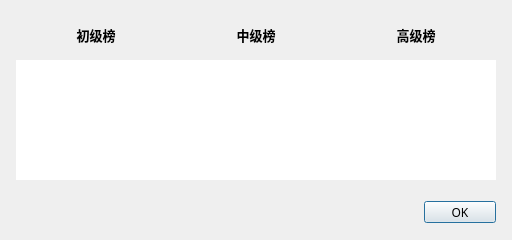
<?xml version="1.0" encoding="UTF-8"?>
<ui version="4.0">
 <class>RecordDialog</class>
 <widget class="QDialog" name="RecordDialog">
  <property name="geometry">
   <rect>
    <x>0</x>
    <y>0</y>
    <width>512</width>
    <height>240</height>
   </rect>
  </property>
  <property name="minimumSize">
   <size>
    <width>512</width>
    <height>240</height>
   </size>
  </property>
  <property name="maximumSize">
   <size>
    <width>512</width>
    <height>240</height>
   </size>
  </property>
  <property name="font">
   <font>
    <family>微软雅黑</family>
   </font>
  </property>
  <property name="windowTitle">
   <string>排行榜 Mine Sweeper</string>
  </property>
  <widget class="QPushButton" name="closeButton">
   <property name="geometry">
    <rect>
     <x>424</x>
     <y>201</y>
     <width>72</width>
     <height>22</height>
    </rect>
   </property>
   <property name="font">
    <font>
     <family>微软雅黑</family>
    </font>
   </property>
   <property name="text">
    <string>OK</string>
   </property>
  </widget>
  <widget class="QTableWidget" name="tableWidget1">
   <property name="geometry">
    <rect>
     <x>16</x>
     <y>60</y>
     <width>160</width>
     <height>120</height>
    </rect>
   </property>
   <property name="styleSheet">
    <string notr="true"/>
   </property>
   <property name="frameShape">
    <enum>QFrame::NoFrame</enum>
   </property>
   <property name="frameShadow">
    <enum>QFrame::Plain</enum>
   </property>
   <property name="lineWidth">
    <number>0</number>
   </property>
   <property name="verticalScrollBarPolicy">
    <enum>Qt::ScrollBarAlwaysOff</enum>
   </property>
   <property name="horizontalScrollBarPolicy">
    <enum>Qt::ScrollBarAlwaysOff</enum>
   </property>
   <property name="autoScroll">
    <bool>false</bool>
   </property>
   <property name="autoScrollMargin">
    <number>0</number>
   </property>
   <property name="editTriggers">
    <set>QAbstractItemView::NoEditTriggers</set>
   </property>
   <property name="tabKeyNavigation">
    <bool>false</bool>
   </property>
   <property name="showDropIndicator" stdset="0">
    <bool>false</bool>
   </property>
   <property name="dragDropOverwriteMode">
    <bool>false</bool>
   </property>
   <property name="alternatingRowColors">
    <bool>true</bool>
   </property>
   <property name="selectionMode">
    <enum>QAbstractItemView::NoSelection</enum>
   </property>
   <property name="textElideMode">
    <enum>Qt::ElideNone</enum>
   </property>
   <property name="verticalScrollMode">
    <enum>QAbstractItemView::ScrollPerPixel</enum>
   </property>
   <property name="horizontalScrollMode">
    <enum>QAbstractItemView::ScrollPerPixel</enum>
   </property>
   <property name="showGrid">
    <bool>false</bool>
   </property>
   <property name="gridStyle">
    <enum>Qt::NoPen</enum>
   </property>
   <property name="sortingEnabled">
    <bool>false</bool>
   </property>
   <property name="wordWrap">
    <bool>false</bool>
   </property>
   <property name="cornerButtonEnabled">
    <bool>false</bool>
   </property>
   <property name="columnCount">
    <number>2</number>
   </property>
   <attribute name="horizontalHeaderVisible">
    <bool>false</bool>
   </attribute>
   <attribute name="horizontalHeaderCascadingSectionResizes">
    <bool>false</bool>
   </attribute>
   <attribute name="horizontalHeaderMinimumSectionSize">
    <number>10</number>
   </attribute>
   <attribute name="horizontalHeaderDefaultSectionSize">
    <number>80</number>
   </attribute>
   <attribute name="horizontalHeaderHighlightSections">
    <bool>false</bool>
   </attribute>
   <attribute name="verticalHeaderVisible">
    <bool>false</bool>
   </attribute>
   <attribute name="verticalHeaderMinimumSectionSize">
    <number>24</number>
   </attribute>
   <attribute name="verticalHeaderDefaultSectionSize">
    <number>24</number>
   </attribute>
   <attribute name="verticalHeaderHighlightSections">
    <bool>false</bool>
   </attribute>
   <column/>
   <column/>
  </widget>
  <widget class="QTableWidget" name="tableWidget2">
   <property name="geometry">
    <rect>
     <x>176</x>
     <y>60</y>
     <width>160</width>
     <height>120</height>
    </rect>
   </property>
   <property name="styleSheet">
    <string notr="true"/>
   </property>
   <property name="frameShape">
    <enum>QFrame::NoFrame</enum>
   </property>
   <property name="frameShadow">
    <enum>QFrame::Plain</enum>
   </property>
   <property name="lineWidth">
    <number>0</number>
   </property>
   <property name="verticalScrollBarPolicy">
    <enum>Qt::ScrollBarAlwaysOff</enum>
   </property>
   <property name="horizontalScrollBarPolicy">
    <enum>Qt::ScrollBarAlwaysOff</enum>
   </property>
   <property name="autoScroll">
    <bool>false</bool>
   </property>
   <property name="autoScrollMargin">
    <number>0</number>
   </property>
   <property name="editTriggers">
    <set>QAbstractItemView::NoEditTriggers</set>
   </property>
   <property name="tabKeyNavigation">
    <bool>false</bool>
   </property>
   <property name="showDropIndicator" stdset="0">
    <bool>false</bool>
   </property>
   <property name="dragDropOverwriteMode">
    <bool>false</bool>
   </property>
   <property name="alternatingRowColors">
    <bool>true</bool>
   </property>
   <property name="selectionMode">
    <enum>QAbstractItemView::NoSelection</enum>
   </property>
   <property name="textElideMode">
    <enum>Qt::ElideNone</enum>
   </property>
   <property name="verticalScrollMode">
    <enum>QAbstractItemView::ScrollPerPixel</enum>
   </property>
   <property name="horizontalScrollMode">
    <enum>QAbstractItemView::ScrollPerPixel</enum>
   </property>
   <property name="showGrid">
    <bool>false</bool>
   </property>
   <property name="gridStyle">
    <enum>Qt::NoPen</enum>
   </property>
   <property name="sortingEnabled">
    <bool>false</bool>
   </property>
   <property name="wordWrap">
    <bool>false</bool>
   </property>
   <property name="cornerButtonEnabled">
    <bool>false</bool>
   </property>
   <property name="columnCount">
    <number>2</number>
   </property>
   <attribute name="horizontalHeaderVisible">
    <bool>false</bool>
   </attribute>
   <attribute name="horizontalHeaderCascadingSectionResizes">
    <bool>false</bool>
   </attribute>
   <attribute name="horizontalHeaderMinimumSectionSize">
    <number>10</number>
   </attribute>
   <attribute name="horizontalHeaderDefaultSectionSize">
    <number>80</number>
   </attribute>
   <attribute name="horizontalHeaderHighlightSections">
    <bool>false</bool>
   </attribute>
   <attribute name="verticalHeaderVisible">
    <bool>false</bool>
   </attribute>
   <attribute name="verticalHeaderDefaultSectionSize">
    <number>24</number>
   </attribute>
   <attribute name="verticalHeaderHighlightSections">
    <bool>false</bool>
   </attribute>
   <column/>
   <column/>
  </widget>
  <widget class="QTableWidget" name="tableWidget3">
   <property name="geometry">
    <rect>
     <x>336</x>
     <y>60</y>
     <width>160</width>
     <height>120</height>
    </rect>
   </property>
   <property name="styleSheet">
    <string notr="true"/>
   </property>
   <property name="frameShape">
    <enum>QFrame::NoFrame</enum>
   </property>
   <property name="frameShadow">
    <enum>QFrame::Plain</enum>
   </property>
   <property name="lineWidth">
    <number>0</number>
   </property>
   <property name="verticalScrollBarPolicy">
    <enum>Qt::ScrollBarAlwaysOff</enum>
   </property>
   <property name="horizontalScrollBarPolicy">
    <enum>Qt::ScrollBarAlwaysOff</enum>
   </property>
   <property name="autoScroll">
    <bool>false</bool>
   </property>
   <property name="autoScrollMargin">
    <number>0</number>
   </property>
   <property name="editTriggers">
    <set>QAbstractItemView::NoEditTriggers</set>
   </property>
   <property name="tabKeyNavigation">
    <bool>false</bool>
   </property>
   <property name="showDropIndicator" stdset="0">
    <bool>false</bool>
   </property>
   <property name="dragDropOverwriteMode">
    <bool>false</bool>
   </property>
   <property name="alternatingRowColors">
    <bool>true</bool>
   </property>
   <property name="selectionMode">
    <enum>QAbstractItemView::NoSelection</enum>
   </property>
   <property name="textElideMode">
    <enum>Qt::ElideNone</enum>
   </property>
   <property name="verticalScrollMode">
    <enum>QAbstractItemView::ScrollPerPixel</enum>
   </property>
   <property name="horizontalScrollMode">
    <enum>QAbstractItemView::ScrollPerPixel</enum>
   </property>
   <property name="showGrid">
    <bool>false</bool>
   </property>
   <property name="gridStyle">
    <enum>Qt::NoPen</enum>
   </property>
   <property name="sortingEnabled">
    <bool>false</bool>
   </property>
   <property name="wordWrap">
    <bool>false</bool>
   </property>
   <property name="cornerButtonEnabled">
    <bool>false</bool>
   </property>
   <property name="columnCount">
    <number>2</number>
   </property>
   <attribute name="horizontalHeaderVisible">
    <bool>false</bool>
   </attribute>
   <attribute name="horizontalHeaderCascadingSectionResizes">
    <bool>false</bool>
   </attribute>
   <attribute name="horizontalHeaderMinimumSectionSize">
    <number>10</number>
   </attribute>
   <attribute name="horizontalHeaderDefaultSectionSize">
    <number>80</number>
   </attribute>
   <attribute name="horizontalHeaderHighlightSections">
    <bool>false</bool>
   </attribute>
   <attribute name="verticalHeaderVisible">
    <bool>false</bool>
   </attribute>
   <attribute name="verticalHeaderMinimumSectionSize">
    <number>24</number>
   </attribute>
   <attribute name="verticalHeaderDefaultSectionSize">
    <number>24</number>
   </attribute>
   <attribute name="verticalHeaderHighlightSections">
    <bool>false</bool>
   </attribute>
   <column/>
   <column/>
  </widget>
  <widget class="QLabel" name="titleLabel2">
   <property name="geometry">
    <rect>
     <x>176</x>
     <y>10</y>
     <width>160</width>
     <height>50</height>
    </rect>
   </property>
   <property name="font">
    <font>
     <family>微软雅黑</family>
     <pointsize>10</pointsize>
     <bold>true</bold>
    </font>
   </property>
   <property name="text">
    <string>中级榜</string>
   </property>
   <property name="alignment">
    <set>Qt::AlignCenter</set>
   </property>
  </widget>
  <widget class="QLabel" name="titleLabel1">
   <property name="geometry">
    <rect>
     <x>16</x>
     <y>10</y>
     <width>160</width>
     <height>50</height>
    </rect>
   </property>
   <property name="font">
    <font>
     <family>微软雅黑</family>
     <pointsize>10</pointsize>
     <bold>true</bold>
    </font>
   </property>
   <property name="text">
    <string>初级榜</string>
   </property>
   <property name="alignment">
    <set>Qt::AlignCenter</set>
   </property>
  </widget>
  <widget class="QLabel" name="titleLabel3">
   <property name="geometry">
    <rect>
     <x>336</x>
     <y>10</y>
     <width>160</width>
     <height>50</height>
    </rect>
   </property>
   <property name="font">
    <font>
     <family>微软雅黑</family>
     <pointsize>10</pointsize>
     <bold>true</bold>
    </font>
   </property>
   <property name="text">
    <string>高级榜</string>
   </property>
   <property name="alignment">
    <set>Qt::AlignCenter</set>
   </property>
  </widget>
 </widget>
 <resources/>
 <connections>
  <connection>
   <sender>closeButton</sender>
   <signal>clicked()</signal>
   <receiver>RecordDialog</receiver>
   <slot>close()</slot>
   <hints>
    <hint type="sourcelabel">
     <x>574</x>
     <y>265</y>
    </hint>
    <hint type="destinationlabel">
     <x>319</x>
     <y>149</y>
    </hint>
   </hints>
  </connection>
 </connections>
</ui>
